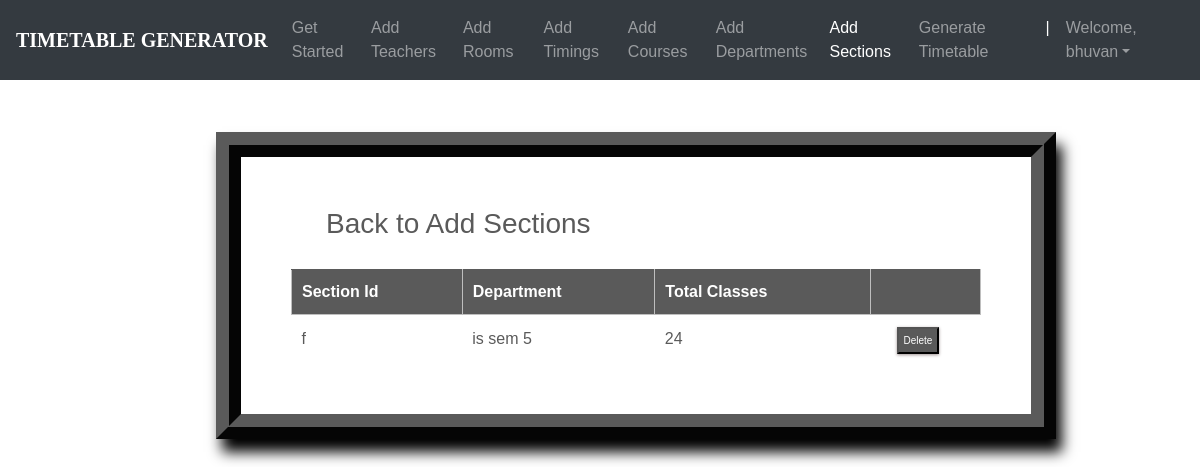
Screenshot of /sections_list/ (signed in) with the database file from the repository.
### ttgen/models.py (models this page shows, shortened)
class Section(models.Model):
    section_id = models.CharField(max_length=25, primary_key=True)
    department = models.ForeignKey(Department, on_delete=models.CASCADE)
    num_class_in_week = models.IntegerField(default=0)
    course = models.ForeignKey(Course, on_delete=models.CASCADE, blank=True, null=True)
    meeting_time = models.ForeignKey(MeetingTime, on_delete=models.CASCADE, blank=True, null=True)
    room = models.ForeignKey(Room, on_delete=models.CASCADE, blank=True, null=True)
    instructor = models.ForeignKey(Instructor, on_delete=models.CASCADE, blank=True, null=True)

class Department(models.Model):
    dept_name = models.CharField(max_length=50)
    courses = models.ManyToManyField(Course)
    def __str__(self):
        return f'{self.dept_name}'

### ttgen/views.py (the view)
# urls.py: path('sections_list/', views.section_list, name='editsection'),
@login_required
def section_list(request):
    context = {
        'sections': Section.objects.all()
    }
    return render(request, 'seclist.html', context)

### templates/seclist.html (shortened to what this page needs)
<!DOCTYPE html>
<html lang="en">
<head>
	<link rel="stylesheet" href="https://maxcdn.bootstrapcdn.com/bootstrap/4.0.0/css/bootstrap.min.css">
    <link rel="stylesheet" type="text/css" href="static/css/index.css">
</head>
<body>
        <header>
			<nav class="navbar navbar-expand-md navbar-dark fixed-top bg-dark">
                <a class="navbar-brand" href="#"><b>TIMETABLE GENERATOR</b></a>
                <div class="collapse navbar-collapse" id="navbarCollapse">
                    <ul class="navbar-nav ml-auto">
                    <li class="nav-item">
                        <a class="nav-link" href="{% url 'admindash' %}">Get Started</a>
                    </li>
                    <li class="nav-item">
                        <a class="nav-link" href="{% url 'addInstructors' %}">Add Teachers</a>
                    </li>
                    <li class="nav-item">
                        <a class="nav-link" href="{% url 'addRooms' %}">Add Rooms</a>
                    </li>
                    <li class="nav-item">
		                <a class="nav-link" href="{% url 'addTimings' %}">Add Timings</a>
		            </li>
                    <li class="nav-item">
                        <a class="nav-link" href="{% url 'addCourses' %}">Add Courses</a>
                    </li>
                    <li class="nav-item">
			            <a class="nav-link" href="{% url 'addDepts' %}">Add Departments</a>
		            </li>
                    <li class="nav-item active">
			            <a class="nav-link" href="{% url 'addSections' %}">Add Sections</a>
		            </li>
                    <li class="nav-item">
			            <a class="nav-link" href="{% url 'generate' %}">Generate Timetable</a>
		            </li>
                    <li class="nav-item active">
			            <a class="nav-link">|</a>
		            </li>
                    <li class="nav-item dropdown">
		                <a class="nav-link dropdown-toggle" href="#" id="dropdown03" data-toggle="dropdown" aria-haspopup="true" aria-expanded="false">Welcome, {{ user.first_name }}</a>
		            </li>
                    </ul>
                </div>
            </nav>
        </header>
        <br><br>
    {% block content %}
{% load static %}
<fieldset class="fieldset">
    <a href="{% url 'addSections'%}"><h1 class="tablink" onclick="openPage('new')" id="defaultOpen">Back to Add Sections</h1></a>
    <div class="tabcontent" id="edit">
        <table class="table1">
            <thead>
            <tr class="table-headers">
            <th>Section Id</th>
            <th>Department</th>
            <th>Total Classes</th>
            <th  class="empty"></th>
            </tr>
            </thead>
            <tbody>
            {% for sec in sections %}
            <tr>
             <td>{{sec.section_id}}</td>
             <td>{{sec.department}}</td>
             <td>{{sec.num_class_in_week }}</td>
             <td class="empty">
                <form action="{% url 'deletesection' sec.section_id %}" method="post">
                        <input type="submit" value="Delete" class="cross">
                </form>
             </td>
             </tr>
            {% endfor %}
            </tbody>
        </table>
    </div>
</fieldset>
{% endblock %}

### static/css/index.css (style rules this page uses)
body { padding-top: 3rem; padding-bottom: 3rem; color: #5a5a5a; font-family: 'Poppins', sans-serif; overflow-x: hidden; }
nav { font-family: sans-serif; }
.navbar-brand { font-size: 20px; font-family: Georgia, 'Times New Roman', Times, serif; }

### templates/seclist.html (style rules this page uses)
nav { font-family: sans-serif; }
.navbar-brand { font-size: 20px; font-family: Georgia, 'Times New Roman', Times, serif; }
* { margin: 0; padding: 0; box-sizing: border-box; }
html { scroll-behavior: smooth; }
a { text-decoration:none; }
form { margin-top: 3%; margin-left: 18%; margin-right: 12%; }
fieldset h1 { color: #5a5a5a; padding-bottom: 20px; margin-left: 35px; display: inline-block; cursor: pointer; font-size: 28px; }
fieldset input { padding:8px; color: #938c8c }
.table2 td, th { border: 1px solid rgb(190,190,190); padding: 10px 20px; }
.table1 { width: 100%; border-collapse: collapse; text-align: left; overflow: hidden; }
.table1 td, th { border-top: 1px solid #5a5a5a; padding: 10px; }
.table1 th { background-color: #5a5a5a; color: #fff; }
.cross { font-size:10px; box-shadow: 0px 1px 3px 0px #9e9292; padding: 4px 5px; color: #fff; background-color: #5a5a5a; cursor: pointer; }
.fieldset { margin-top: 3%; margin-left: 18%; margin-right: 12%; padding: 50px; border-width: 25px; border-style: ridge; border-color: #5a5a5a; box-shadow: 6px 13px 13px 0px black; background-color: #fff; }

### rows the page displays
Section: section_id "f", department "is sem 5", num_class_in_week "24"

### other values shown
{{ user.first_name }} "bhuvan"
